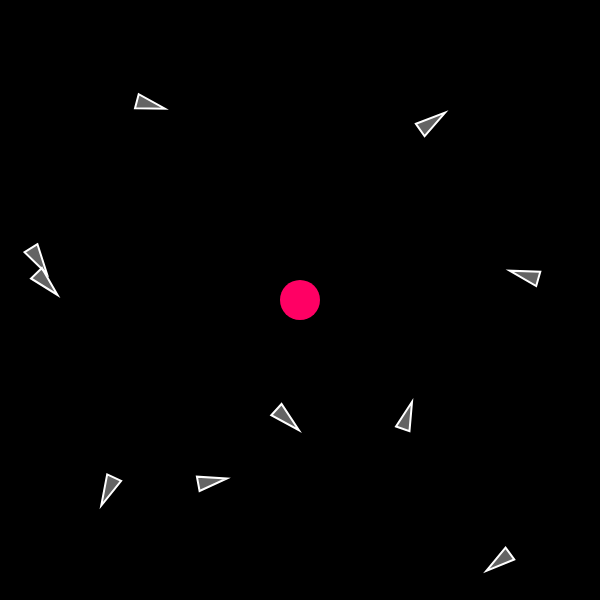
Frame 1 (no input)
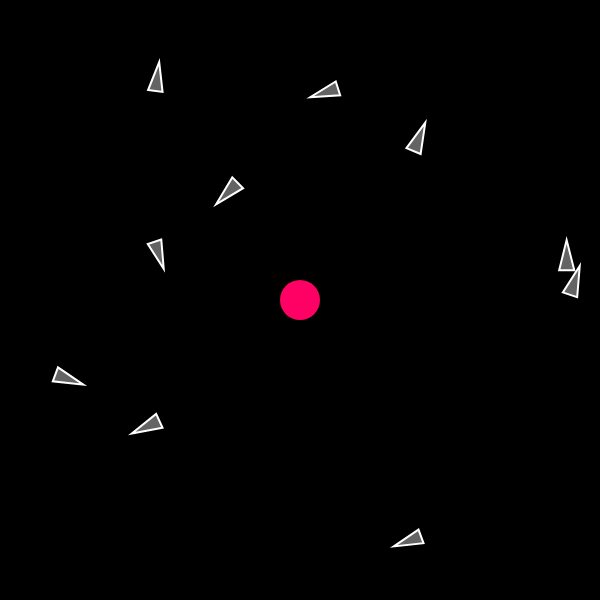
Frame 60 (no input)
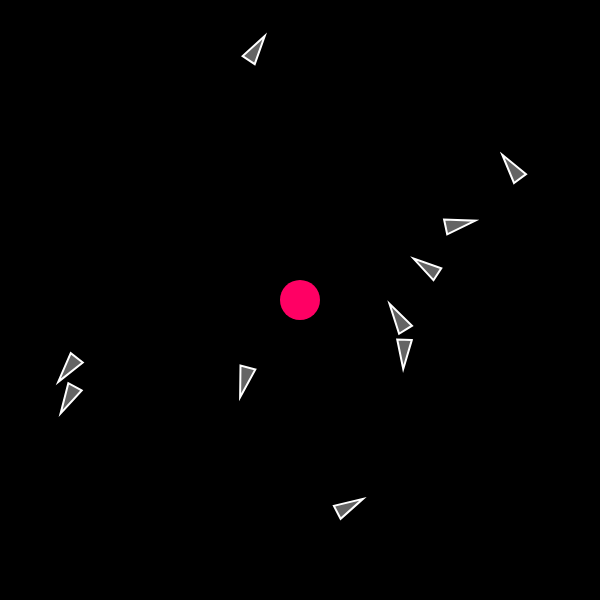
Frame 120 (the mouse pressed at the canvas centre since frame 60)

The p5.js sketch that drew these frames (run headless with seeded random() and noise() and a simulated clock; from frame 60 on, the mouse is pressed at the canvas centre):

// p5.js sketch
// ── sketch.js
// 중력 인력

let movers = [];
let attractor;

function setup() {
  createCanvas(600, 600);
  for (let i = 0; i < 10; i++) {
    let x = random(width);
    let y = random(height);
    let m = random(50, 60);
    movers[i] = new Mover(x, y, m);
  }
  attractor = new Attractor(width / 2, height / 2, 100);
  background(0);
}

function draw() {
  background(0);
  for (let mover of movers) {
    mover.update();
    mover.show();
    attractor.attract(mover);
  }
  attractor.show();
}

// ── attractor.js
class Attractor {
  constructor(x, y, m) {
    this.pos = createVector(x, y);
    this.mass = m;
    this.r = sqrt(this.mass) * 2;
  }

  show() {
    noStroke();
    fill(255, 0, 100);
    ellipse(this.pos.x, this.pos.y, this.r * 2);
  }

  attract(mover) {
    let force = p5.Vector.sub(this.pos, mover.pos);
    let distanceSq = constrain(force.magSq(), 100, 1000); // 거리의 제곱을 제한하여 힘의 강도 계산
    // magSq(): magnitude square 벡터(규모)의 제곱

    let G = 5;
    let strenth = (G * (this.mass * mover.mass)) / distanceSq;
    force.setMag(strenth);

    mover.applyForce(force);
  }
}

// ── mover.js
class Mover {
  constructor(x, y, m) {
    this.pos = createVector(x, y);
    this.vel = p5.Vector.random2D();
    this.vel.mult(5);
    this.acc = createVector(0, 0);
    this.mass = m;
    this.r = sqrt(this.mass) * 2;

    this.angle = 0;
    this.angleV = 0;
    this.angleA = 0;
  }

  applyForce(force) {
    let f = p5.Vector.div(force, this.mass);
    this.acc.add(f);
  }

  update() {
    this.vel.add(this.acc);
    this.pos.add(this.vel);

    // this.angleA = this.acc.y / 50.0;
    // this.angleV += this.angleA;
    // this.angle += this.angleV;

    this.acc.set(0, 0);
  }

  show() {
    stroke(255);
    strokeWeight(2);
    fill(255, 100);
    push();
    translate(this.pos.x, this.pos.y);
    this.angle = this.vel.heading();
    rotate(this.angle);
    triangle(-this.r, -this.r / 2, -this.r, this.r / 2, this.r, 0);
    // ellipse(0, 0, this.r * 2);
    // line(0, 0, this.r, 0);
    pop();
  }
}
